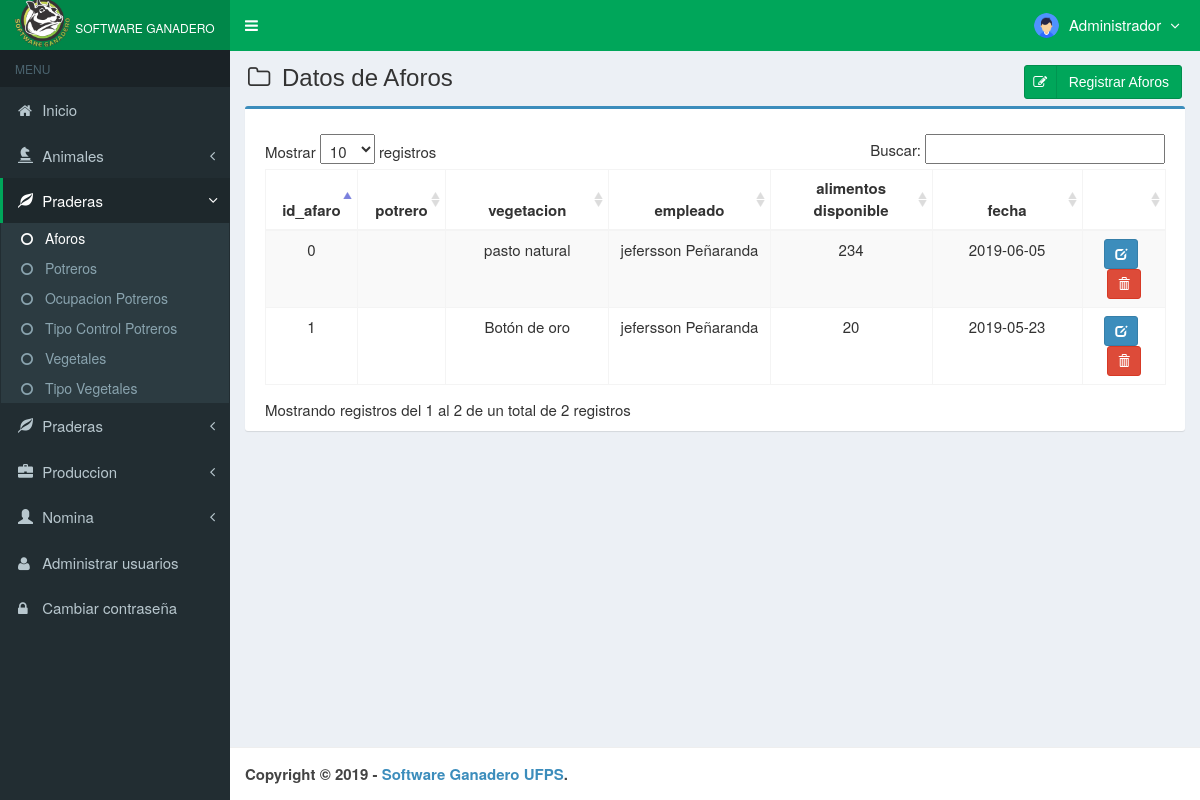
The app's page /main.php?module=aforos (signed in) with its own data.
### tables this page shows
CREATE TABLE `usuarios` (
  `id_user` int(3) NOT NULL,
  `username` varchar(50) NOT NULL,
  `name_user` varchar(50) NOT NULL,
  `password` varchar(50) NOT NULL,
  `email` varchar(50) DEFAULT NULL,
  `telefono` varchar(13) DEFAULT NULL,
  `foto` varchar(100) DEFAULT NULL,
  `permisos_acceso` enum('Super Admin','Gerente','Almacen') NOT NULL,
  `status` enum('activo','bloqueado') NOT NULL DEFAULT 'activo',
  `created_at` date NOT NULL,
  `updated_at` timestamp NOT NULL DEFAULT CURRENT_TIMESTAMP ON UPDATE CURRENT_TIMESTAMP
);

CREATE TABLE `afaro` (
  `id` int(4) NOT NULL,
  `id_potrero` int(4) NOT NULL,
  `id_vegetacion` int(4) NOT NULL,
  `id_empleado` int(11) NOT NULL,
  `peso` int(4) NOT NULL,
  `fecha` date NOT NULL
);

CREATE TABLE `vegetacion` (
  `id` int(4) NOT NULL,
  `tipo_vegetacion` int(4) NOT NULL,
  `nombre` varchar(40) NOT NULL,
  `observacion` varchar(60) NOT NULL
);

CREATE TABLE `empleado` (
  `id` int(11) NOT NULL,
  `nombre` varchar(60) NOT NULL,
  `direccion` varchar(100) NOT NULL,
  `fecha_nac` date NOT NULL,
  `sexo` varchar(6) NOT NULL,
  `correo` varchar(60) NOT NULL,
  `salario` int(6) NOT NULL,
  `cargo` varchar(60) NOT NULL,
  `estado` varchar(20) NOT NULL,
  `usuario_creacion` int(3) NOT NULL,
  `fecha_creacion` date not null default CURRENT_TIMESTAMP,
  `usuario_edicion` int(3) NOT NULL,
  `fecha_edicion` timestamp NOT NULL DEFAULT CURRENT_TIMESTAMP
);

### modules/aforos/view.php (the view, shortened to what this page needs)
<section class="content-header">
  <h1>
    <i class="fa fa-folder-o icon-title"></i> Datos de Aforos
    <a class="btn btn-success btn-social pull-right" href="?module=form_aforos&form=add" title="agregar" data-toggle="tooltip">
      <i class="fa fa-edit fa-fw"></i> Registrar Aforos
    </a>
  </h1>
</section>
<section class="content">
  <div class="row">
    <div class="col-md-12">
      <div class="box box-primary">
        <div class="box-body">
          <table id="dataTables1" class="table table-bordered table-striped table-hover">
            <thead>
              <tr>
                <th width="100" class="center">id_afaro</th>
                <th width="100" class="center">potrero</th>
                <th width="180" class="center">vegetacion</th>
                <th width="180" class="center">empleado</th>
                <th width="180" class="center">alimentos disponible</th>
                <th width="180" class="center">fecha</th>
                <th></th>
              </tr>
            </thead>
            <tbody>
            <?php
            $query = mysqli_query($mysqli, "SELECT (a.id)as id,(p.nombre)as potrero,(v.nombre)as vegetacion,(e.nombre)as                              empleado,(a.peso)as peso,(a.fecha)as fecha
                                            FROM afaro a INNER JOIN empleado e ON a.id_empleado=e.id
                                            INNER JOIN potrero p ON a.id_potrero=p.id
                                            INNER JOIN vegetacion v ON a.id_vegetacion=v.id
                                            WHERE a.id_empleado=e.id AND a.id_potrero=p.id AND a.id_vegetacion=v.id
                                            ORDER BY id DESC")
                                            or die('error: '.mysqli_error($mysqli));
            while ($data = mysqli_fetch_assoc($query)) {
              echo "<tr>
                      <td width='30' class='center'>$data[id]</td>
                      <td width='30' class='center'>$data[potrero]</td>
                      <td width='180'class='center'>$data[vegetacion]</td>
                      <td width='180'class='center'>$data[empleado]</td>
                      <td width='180'class='center'>$data[peso]</td>
                      <td width='180'class='center'>$data[fecha]</td>
                      <td class='center' width='80'>
                        <div>
                          <a data-toggle='tooltip' data-placement='top' title='modificar' style='margin-right:5px' class='btn btn-primary btn-sm' href='?module=form_aforos&form=edit&id=$data[id]'>
                              <i style='color:#fff' class='glyphicon glyphicon-edit'></i>
                          </a>";
            ?>
                          <a data-toggle="tooltip" data-placement="top" title="Eliminar" class="btn btn-danger btn-sm" href="modules/aforos/proses.php?act=delete&id=<?php echo $data['id'];?>" onclick="return confirm('estas seguro de eliminar el afaro <?php echo $data['id']; ?> ?');">
                              <i style="color:#fff" class="glyphicon glyphicon-trash"></i>
                          </a>
            <?php
              echo "    </div>
                      </td>
                    </tr>";
            }
            ?>
            </tbody>
          </table>
        </div>
      </div>
    </div>
  </div>
</section><!-- /.content

### top-menu.php (shortened to what this page needs)
<?php
require_once "config/database.php";
$query = mysqli_query($mysqli, "SELECT id_user, name_user, foto, permisos_acceso FROM usuarios WHERE id_user='$_SESSION[id_user]'")
                                or die('error: '.mysqli_error($mysqli));
$data = mysqli_fetch_assoc($query);
?>
<li class="dropdown user user-menu">
  <a href="#" class="dropdown-toggle" data-toggle="dropdown">
  <?php
  if ($data['foto']=="") { ?>
    <img src="images/user/usuario.png" class="user-image" alt="User Image"/>
  <?php
  }
  else { ?>
    <img src="images/user/<?php echo $data['foto']; ?>" class="user-image" alt="User Image"/>
  <?php
  }
  ?>
    <span class="hidden-xs"><?php echo $data['name_user']; ?> <i style="margin-left:5px" class="fa fa-angle-down"></i></span>
  </a>
</li>

### assets/css/skins/_all-skins.css (style rules this page uses)
.skin-green .main-header .navbar .nav > li > a { color: #ffffff; }
.skin-green .content-header { background: transparent; }

### assets/css/style.css (style rules this page uses)
.btn-social *:first-child { border-right: 1px solid rgba(0, 0, 0, 0.1); bottom: 0; font-size: 1em !important; left: 0; line-height: 32px !important; position: absolute; text-align: center; top: 0; width: 32px !important; }
.content-header { padding: 15px 18px 0; position: relative; }
.center { text-align:center; }
.icon-title { margin-right: 5px; }
body { background-color: #fff; color: #333; font-size: 15px; line-height: 1.42857; }

### records on screen
usuarios: foto (picture), name_user "Administrador"
afaro: id "1", id_vegetacion.nombre "Botón de oro", id_empleado.nombre "jefersson Peñaranda", peso "20", fecha "2019-05-23"
afaro: id "0", id_vegetacion.nombre "pasto natural", id_empleado.nombre "jefersson Peñaranda", peso "234", fecha "2019-06-05"
